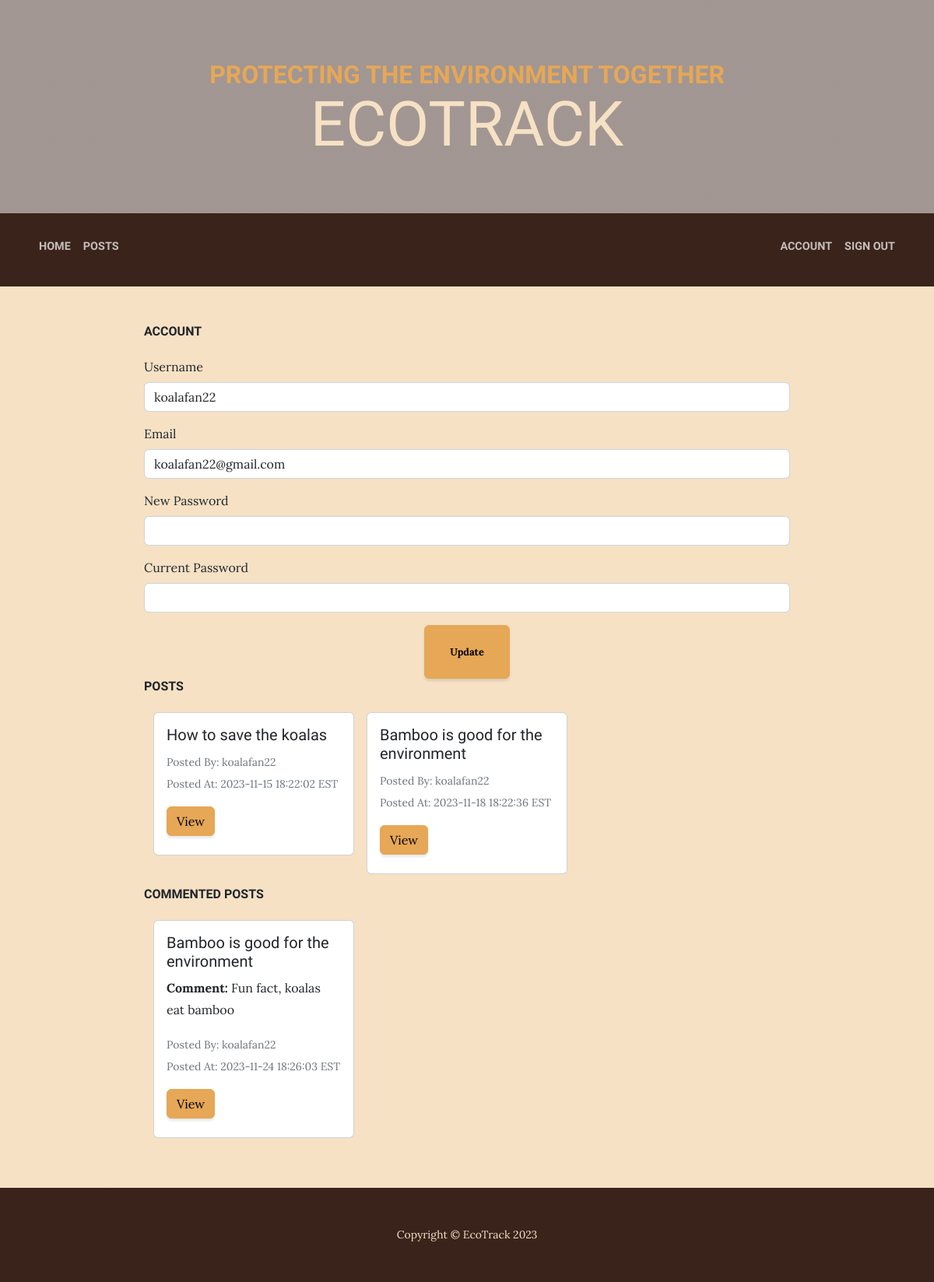
/account/index.php?id=1 (signed in), run on an earlier commit of the app's database.
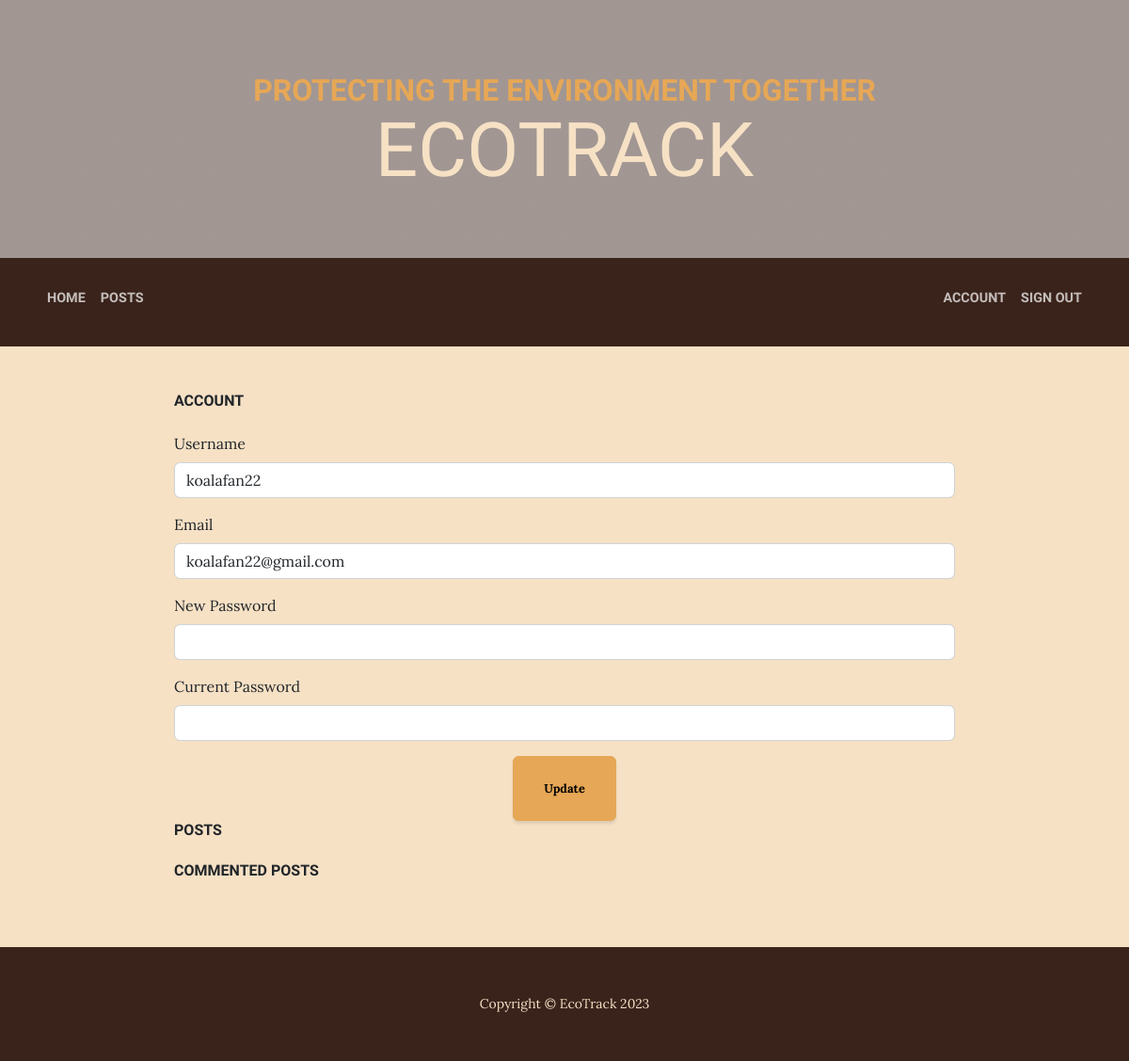
And on a later commit of the database.
### tables this page shows
CREATE TABLE `posts` (
  `ID` int(10) UNSIGNED NOT NULL,
  `userID` int(10) UNSIGNED DEFAULT NULL,
  `title` varchar(100) DEFAULT NULL,
  `content` longtext DEFAULT NULL,
  `postedDateTime` datetime DEFAULT NULL
);

CREATE TABLE `users` (
  `ID` int(10) UNSIGNED NOT NULL,
  `username` varchar(48) NOT NULL,
  `email` varchar(254) NOT NULL,
  `password` varchar(254) NOT NULL
);

CREATE TABLE `comments` (
  `postID` int(10) UNSIGNED NOT NULL,
  `userID` int(10) UNSIGNED NOT NULL,
  `comment` text DEFAULT NULL,
  `postedDateTime` datetime DEFAULT NULL
);

### global.php (called while the page is built, shortened)
<?php
function query($query, $data){
    $stmt = __DB__->prepare($query);
    $stmt->execute($data);
    return $stmt;
}
function getAuthor($id){
    $author = query('SELECT username FROM users WHERE ID = ?', [$id])->fetch()['username'];
    return $author;
}
function getPost($id){
    $post = query('SELECT * FROM posts WHERE ID = ?', [$id])->fetch();
    return $post;
}

### account/index.php (the view, shortened to what the changed rows need)
<?php
require_once('../global.php');
function generatePostsCards(){
    $posts = query('SELECT * FROM posts WHERE userID = ?', [$_GET['id']])->fetchAll();
    $counter = 0;
    foreach($posts as $post){
        if ($counter % 3 == 0) echo '<div class="row row-cols-1 row-cols-md-3 g-3">';
        echo '<div class="col mb-3">
        <div class="card">
            <div class="card-body">
                <h5 class="card-title">'.$post['title'].'</h5>
                <p class="card-text"><small class="text-muted">Posted By: '.getAuthor($post['userID']).'</small><br/>
                <small class="text-muted">Posted At: '.$post['postedDateTime'].' EST</small></p>
                <div class="btn-group mb-2" role="group" aria-label="Post Actions">
                    <a href="post/index.php?id='.$post['ID'].'"><button class="btn btn-primary">View</button></a>
                </div>
            </div>
        </div>
    </div>';
        $counter++;
    }
    if ($counter % 3 != 0) echo '</div>';
}
function generateCommentsCards(){
    $comments = query('SELECT * FROM comments WHERE userID = ?', [$_GET['id']])->fetchAll();
    $counter = 0;
    foreach($comments as $comment){
        $post = getPost($comment['postID']);
        if ($counter % 3 == 0) echo '<div class="row row-cols-1 row-cols-md-3 g-3">';
        echo '<div class="col mb-3">
        <div class="card">
            <div class="card-body">
                <h5 class="card-title">'.$post['title'].'</h5>
                <p class="card-text"><strong>Comment: </strong>'.$comment['comment'].'</p>
                <p class="card-text"><small class="text-muted">Posted By: '.getAuthor($comment['userID']).'</small><br/>
                <small class="text-muted">Posted At: '.$comment['postedDateTime'].' EST</small></p>
                <div class="btn-group mb-2" role="group" aria-label="Post Actions">
                    <a href="../post/index.php?id='.$comment['postID'].'"><button class="btn btn-primary">View</button></a>
                </div>
            </div>
        </div>
    </div>';
        $counter++;
    }
    if ($counter % 3 != 0) echo '</div>';
}
?>
<!DOCTYPE html>
<html lang="en">
    <head>
        <link href="../css/styles.css" rel="stylesheet" />
    </head>
    <body>
        <header>
            <h1 class="site-heading text-center text-faded d-none d-lg-block">
                <span class="site-heading-upper text-primary mb-3">Protecting the environment together</span>
                <span class="site-heading-lower">EcoTrack</span>
            </h1>
        </header>
        <section class="bg-faded">
            <div class="container">
                <div class="row">
                    <div class="col-lg-10 mx-auto">
                        <div class="bg-faded p-5 rounded">
                            <h2 class="section-heading mb-4"><span class="section-heading-upper">Account</span></h2>
                            <h2 class="section-heading mb-4"><span class="section-heading-upper">Posts</span></h2>
                            <div class="container-fluid">
                                <?= generatePostsCards(); ?>
                            </div>
                            <h2 class="section-heading mb-4"><span class="section-heading-upper">Commented Posts</span></h2>
                            <div class="container-fluid">
                                <?= generateCommentsCards(); ?>
                            </div>
                        </div>
                    </div>
                </div>
            </div>
        </section>
    </body>
</html>

What changed in the data, as far as the page shows it:
removed posts: title "How to save the koalas", userID.username "koalafan22", postedDateTime "2023-11-15 18:22:02"
removed posts: title "Bamboo is good for the environment", userID.username "koalafan22", postedDateTime "2023-11-18 18:22:36"
removed comments: postID.title "Bamboo is good for the environment", comment "Fun fact, koalas eat bamboo", userID.username "koalafan22", postedDateTime "2023-11-24 18:26:03"
